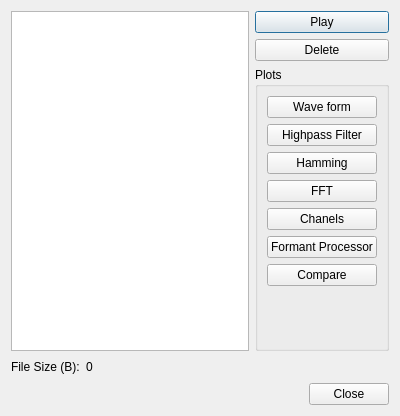
<?xml version="1.0" encoding="UTF-8"?>
<ui version="4.0">
 <class>Player</class>
 <widget class="QDialog" name="Player">
  <property name="geometry">
   <rect>
    <x>0</x>
    <y>0</y>
    <width>400</width>
    <height>416</height>
   </rect>
  </property>
  <property name="windowTitle">
   <string>Dialog</string>
  </property>
  <layout class="QVBoxLayout" name="verticalLayout">
   <item>
    <layout class="QHBoxLayout" name="horizontalLayout">
     <item>
      <widget class="QListWidget" name="items"/>
     </item>
     <item>
      <layout class="QVBoxLayout" name="verticalLayout_2">
       <item>
        <widget class="QPushButton" name="play">
         <property name="text">
          <string>Play</string>
         </property>
        </widget>
       </item>
       <item>
        <widget class="QPushButton" name="deleteFile">
         <property name="text">
          <string>Delete</string>
         </property>
        </widget>
       </item>
       <item>
        <widget class="QGroupBox" name="groupBox">
         <property name="title">
          <string>Plots</string>
         </property>
         <layout class="QVBoxLayout" name="verticalLayout_3">
          <item>
           <widget class="QPushButton" name="waveForm">
            <property name="text">
             <string>Wave form</string>
            </property>
           </widget>
          </item>
          <item>
           <widget class="QPushButton" name="highpassFilter">
            <property name="text">
             <string>Highpass Filter</string>
            </property>
           </widget>
          </item>
          <item>
           <widget class="QPushButton" name="Hamming">
            <property name="text">
             <string>Hamming</string>
            </property>
           </widget>
          </item>
          <item>
           <widget class="QPushButton" name="FFT">
            <property name="text">
             <string>FFT</string>
            </property>
           </widget>
          </item>
          <item>
           <widget class="QPushButton" name="chanels">
            <property name="text">
             <string>Chanels</string>
            </property>
           </widget>
          </item>
          <item>
           <widget class="QPushButton" name="formantProcessor">
            <property name="text">
             <string>Formant Processor</string>
            </property>
           </widget>
          </item>
          <item>
           <widget class="QPushButton" name="compare">
            <property name="text">
             <string>Compare</string>
            </property>
           </widget>
          </item>
          <item>
           <spacer name="verticalSpacer_3">
            <property name="orientation">
             <enum>Qt::Vertical</enum>
            </property>
            <property name="sizeHint" stdset="0">
             <size>
              <width>20</width>
              <height>40</height>
             </size>
            </property>
           </spacer>
          </item>
         </layout>
        </widget>
       </item>
      </layout>
     </item>
    </layout>
   </item>
   <item>
    <layout class="QHBoxLayout" name="horizontalLayout_2">
     <item>
      <widget class="QLabel" name="label">
       <property name="text">
        <string>File Size (B):</string>
       </property>
      </widget>
     </item>
     <item>
      <widget class="QLabel" name="fileSize">
       <property name="text">
        <string>0</string>
       </property>
      </widget>
     </item>
     <item>
      <spacer name="horizontalSpacer">
       <property name="orientation">
        <enum>Qt::Horizontal</enum>
       </property>
       <property name="sizeHint" stdset="0">
        <size>
         <width>40</width>
         <height>20</height>
        </size>
       </property>
      </spacer>
     </item>
    </layout>
   </item>
   <item>
    <widget class="QDialogButtonBox" name="buttonBox">
     <property name="orientation">
      <enum>Qt::Horizontal</enum>
     </property>
     <property name="standardButtons">
      <set>QDialogButtonBox::Close</set>
     </property>
    </widget>
   </item>
  </layout>
 </widget>
 <resources/>
 <connections>
  <connection>
   <sender>buttonBox</sender>
   <signal>accepted()</signal>
   <receiver>Player</receiver>
   <slot>accept()</slot>
   <hints>
    <hint type="sourcelabel">
     <x>248</x>
     <y>254</y>
    </hint>
    <hint type="destinationlabel">
     <x>157</x>
     <y>274</y>
    </hint>
   </hints>
  </connection>
  <connection>
   <sender>buttonBox</sender>
   <signal>rejected()</signal>
   <receiver>Player</receiver>
   <slot>reject()</slot>
   <hints>
    <hint type="sourcelabel">
     <x>316</x>
     <y>260</y>
    </hint>
    <hint type="destinationlabel">
     <x>286</x>
     <y>274</y>
    </hint>
   </hints>
  </connection>
 </connections>
</ui>
